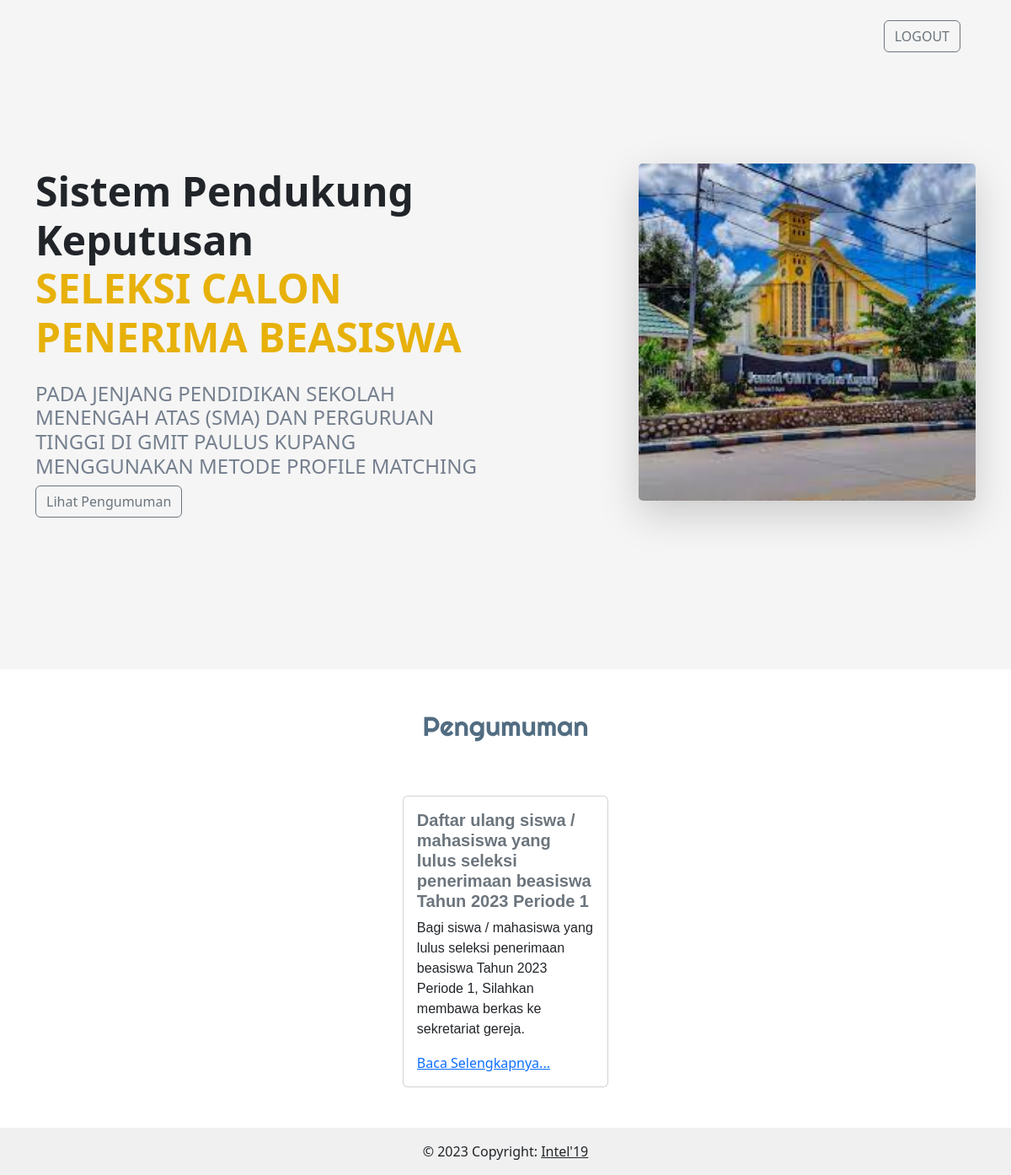
The app's page / (signed in) with its own data.
### tables this page shows
CREATE TABLE `pengumuman` (
  `id_pengumuman` int(11) NOT NULL,
  `judul` varchar(255) NOT NULL,
  `isi_pengumuman` text NOT NULL,
  `tanggal_posting` timestamp NOT NULL DEFAULT current_timestamp()
);

### home.php (the view, shortened to what this page needs)
<?php
global $koneksi;
$dataPengumuman = $koneksi->query("SELECT * FROM pengumuman");
?>
<!DOCTYPE html>
<html>
<head>
    <link href="https://cdn.jsdelivr.net/npm/bootstrap@5.3.0/dist/css/bootstrap.min.css" rel="stylesheet"
 />
</head>
<body>
    <section class="">
        <nav class="navbar fixed-top navbar-transparent">
            <div class="container-fluid d-flex justify-content-end">
                <?php if(isset($_SESSION['login']) && $_SESSION['login'] == true):?>
                <a href="./auth/logout.php" class="btn btn-outline-secondary mt-3 me-md-5">LOGOUT</a>
                <?php else:?>
                <a href="./auth/login.php" class="btn btn-outline-secondary mt-3 me-md-5">LOGIN</a>
                <?php endif;?>
            </div>
        </nav>
        <div class="text-center text-lg-start" style="background-color: hsl(0, 0%, 96%)">
            <div class="container d-flex" style="height:100vh;">
                <div class="row gx-lg-5 align-items-center text-center">
                    <div class="col-lg-6 text-start mb-5 mb-lg-0">
                        <h1 class="my-4 display-5 fw-bolder ls-tight">
                            Sistem Pendukung Keputusan <br />
                            <span style="color:#E7B10A">SELEKSI CALON
                                PENERIMA BEASISWA</span>
                        </h1>
                        <h4 style="color: hsl(217, 10%, 50.8%)">
                            PADA JENJANG PENDIDIKAN
                            SEKOLAH MENENGAH ATAS (SMA) DAN PERGURUAN
                            TINGGI DI GMIT PAULUS KUPANG MENGGUNAKAN
                            METODE PROFILE MATCHING</i>
                        </h4>
                        <a href="#pengumuman" class="btn btn-outline-secondary">Lihat Pengumuman</a>
                    </div>
                    <div class="col-lg-6 mb-5 mb-lg-0">
                        <div class="gambar text-end">
                            <img style="width:400px; height:400px; border-radius:0.3em;" class="shadow-lg"
                                src="./assets/images/gereja.jpg" alt="">
                        </div>
                    </div>
                </div>
            </div>
        </div>
    </section>
    <section id="pengumuman">
        <div class="text-center text-lg-start bg-white">
            <h2 class="text-center mt-5" style="font-family: 'Righteous', cursive; color:#526D82">Pengumuman</h2>
            <div class="container d-flex justify-content-center">
                <div class="row col-md-9 my-5 px-3 d-flex justify-content-center align-items-center">
                    <?php if(mysqli_num_rows($dataPengumuman) > 0):?>
                    <?php foreach ($dataPengumuman as  $pengumuman): ?>
                    <div class="col-md-4 mt-2">
                        <div class="card">
                            <div class="card-body">
                                <h5 class="card-title text-secondary fw-bolder"
                                    style="font-family: 'Public Sans', sans-serif;">
                                    <?=$pengumuman['judul'];?></h5>
                                <p class="card-text" style="font-family: 'Public Sans', sans-serif;">
                                    <?=$pengumuman['isi_pengumuman'];?></p>
                                <a href="./pengumuman.php?p=<?=base64_encode($pengumuman['id_pengumuman']);?>">Baca
                                    Selengkapnya...</a>
                            </div>
                        </div>
                    </div>
                    <?php endforeach;?>
                    <?php else:?>
                    <h4 class="text-center text-secondary" style="font-family: 'Public Sans', sans-serif;"><i>Belum ada
                            Pengumuman</i>
                    </h4>
                    <?php endif;?>
                </div>
            </div>
        </div>
    </section>
    <footer class="bg-white text-center text-lg-start">
        <div class="text-center p-3" style="background-color: #F0F0F0;">
            © 2023 Copyright:
            <a class="text-dark" href="https://www.instagram.com/ilkom19_unc/">Intel'19</a>
        </div>
    </footer>
</body>
</html>

### home.php (style rules this page uses)
.navbar-transparent { background-color: hsl(0, 0%, 96%); }
@media (min-width: 992px) { .navbar-transparent { margin-bottom: -40px; } }

### records on screen
pengumuman: judul "Daftar ulang siswa / mahasiswa yang lulus seleksi penerimaan beasiswa Tahun 2023 Periode 1", isi_pengumuman "Bagi siswa / mahasiswa yang lulus seleksi penerimaan beasiswa Tahun 2023 Periode 1, Silahkan membawa berkas ke sekretariat gereja."
